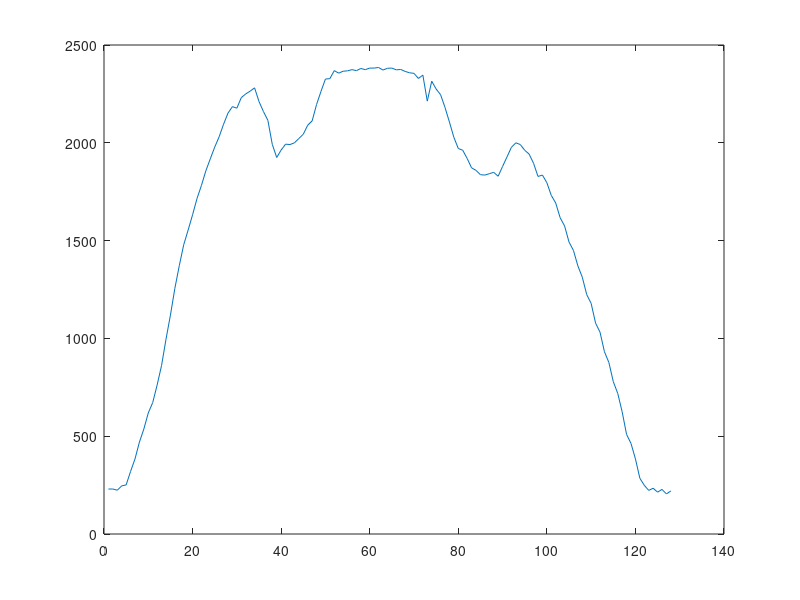

This figure's MATLAB source:
clear all;
close all;

% data z kamery pri nasmerovani na papir s dvema carami.
% vzdalenost od papiru priblizne 25cm
% vzdalenost mezi caramy 10cm
a1 = [230,230,224,246,251,320,384,470,537,619,672,762,862,996,1119,1256,1372,1479,1554,1632,1715,1782,1857,1918,1978,2031,2095,2152,2185,2177,2231,2250,2264,2281,2211,2160,2115,1992,1925,1963,1993,1991,2000,2022,2044,2090,2112,2196,2263,2326,2328,2369,2356,2366,2368,2374,2369,2380,2374,2382,2382,2385,2372,2381,2382,2373,2375,2365,2358,2355,2329,2346,2213,2315,2275,2246,2181,2106,2028,1971,1962,1920,1872,1859,1837,1835,1842,1849,1829,1879,1928,1977,2000,1991,1962,1942,1895,1828,1835,1796,1731,1692,1617,1575,1493,1450,1371,1313,1224,1179,1078,1032,932,877,779,719,625,509,463,384,285,249,223,234,214,228,205,220];

%A = [a1;a2;a3;a4;a5;a6;a7;a8];

%stredni_hodnota = median(A);
stredni_hodnota = a1

plot(stredni_hodnota)
%bar(stredni_hodnota, 0.5)